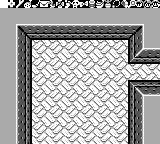

This game map was drawn from its Tiled (.tmx) file and the tilesets committed beside it. A one-line description and the full map source follow:
An orthogonal 20x18 tile map with 8x8 px tiles, 2 tile layers (bg, Tile Layer 1), 6 tilesets.

<map version="1.2" tiledversion="1.2.2" orientation="orthogonal" renderorder="right-down" width="20" height="18" tilewidth="8" tileheight="8" infinite="0" nextlayerid="3" nextobjectid="1">
 <tileset firstgid="1" source="walls-a.tsx" />
 <tileset firstgid="33" source="overworld-landscape.tsx" />
 <tileset firstgid="129" source="dungeon-items.tsx" />
 <tileset firstgid="145" source="floor-h.tsx" />
 <tileset firstgid="161" source="items-2.tsx" />
 <tileset firstgid="225" source="font.tsx" />
 <layer id="2" name="bg" width="20" height="18">
  <data encoding="csv">
109,210,211,212,213,214,215,216,217,218,209,144,142,143,202,109,109,109,109,109,
145,146,145,146,145,146,145,146,145,146,145,146,145,146,145,146,145,146,145,146,
147,148,147,148,147,148,147,148,147,148,147,148,147,148,147,148,147,148,147,148,
145,146,145,146,145,146,145,146,145,146,145,146,145,146,145,146,145,146,145,146,
147,148,147,148,147,148,147,148,147,148,147,148,147,148,147,148,147,148,147,148,
145,146,145,146,145,146,145,146,145,146,145,146,145,146,145,146,145,146,145,146,
147,148,147,148,147,148,147,148,147,148,147,148,147,148,147,148,147,148,147,148,
145,146,145,146,145,146,145,146,145,146,145,146,145,146,145,146,145,146,145,146,
147,148,147,148,147,148,147,148,147,148,147,148,147,148,147,148,147,148,147,148,
145,146,145,146,145,146,145,146,145,146,145,146,145,146,145,146,145,146,145,146,
147,148,147,148,147,148,147,148,147,148,147,148,147,148,147,148,147,148,147,148,
145,146,145,146,145,146,145,146,145,146,145,146,145,146,145,146,145,146,145,146,
147,148,147,148,147,148,147,148,147,148,147,148,147,148,147,148,147,148,147,148,
145,146,145,146,145,146,145,146,145,146,145,146,145,146,145,146,145,146,145,146,
147,148,147,148,147,148,147,148,147,148,147,148,147,148,147,148,147,148,147,148,
145,146,145,146,145,146,145,146,145,146,145,146,145,146,145,146,145,146,145,146,
147,148,147,148,147,148,147,148,147,148,147,148,147,148,147,148,147,148,147,148,
147,148,147,148,147,148,147,148,147,148,147,148,147,148,147,148,147,148,147,148
</data>
 </layer>
 <layer id="1" name="Tile Layer 1" width="20" height="18">
  <data encoding="csv">
128,359,372,373,375,360,361,362,363,365,369,370,371,374,377,378,379,366,367,368,
125,125,125,125,125,125,125,125,125,125,125,125,125,125,125,125,125,125,125,125,
125,125,125,125,125,125,125,125,125,125,125,125,125,125,125,125,125,125,125,125,
125,125,2684354563,2684354571,2684354571,2684354571,2684354571,2684354571,2684354571,2684354571,2684354571,2684354571,2684354571,2684354571,2684354571,2684354571,2684354571,3221225475,125,125,
125,125,11,2684354579,25,25,25,25,25,25,25,25,25,25,25,25,3221225491,3221225483,125,125,
125,125,11,1610612761,0,0,0,0,0,0,0,0,0,0,0,0,2684354585,3221225483,125,125,
125,125,11,1610612761,0,0,0,0,0,0,0,0,0,0,0,0,2684354585,3221225479,2684354571,2684354571,
125,125,11,1610612761,0,0,0,0,0,0,0,0,0,0,0,0,22,25,25,25,
125,125,11,1610612761,0,0,0,0,0,0,0,0,0,0,0,0,0,0,0,0,
125,125,11,1610612761,0,0,0,0,0,0,0,0,0,0,0,0,0,0,0,0,
125,125,11,1610612761,0,0,0,0,0,0,0,0,0,0,0,0,24,3221225497,3221225497,3221225497,
125,125,11,1610612761,0,0,0,0,0,0,0,0,0,0,0,0,2684354585,1610612743,1610612747,1610612747,
125,125,11,1610612761,0,0,0,0,0,0,0,0,0,0,0,0,2684354585,3221225483,125,125,
125,125,11,1610612761,0,0,0,0,0,0,0,0,0,0,0,0,2684354585,3221225483,125,125,
125,125,11,1610612761,0,0,0,0,0,0,0,0,0,0,0,0,2684354585,3221225483,125,125,
125,125,11,1610612761,0,0,0,0,0,0,0,0,0,0,0,0,2684354585,3221225483,125,125,
125,125,11,1610612761,0,0,0,0,0,0,0,0,0,0,0,0,2684354585,3221225483,125,125,
125,125,11,1610612761,0,0,0,0,0,0,0,0,0,0,0,0,2684354585,3221225483,125,125
</data>
 </layer>
</map>
